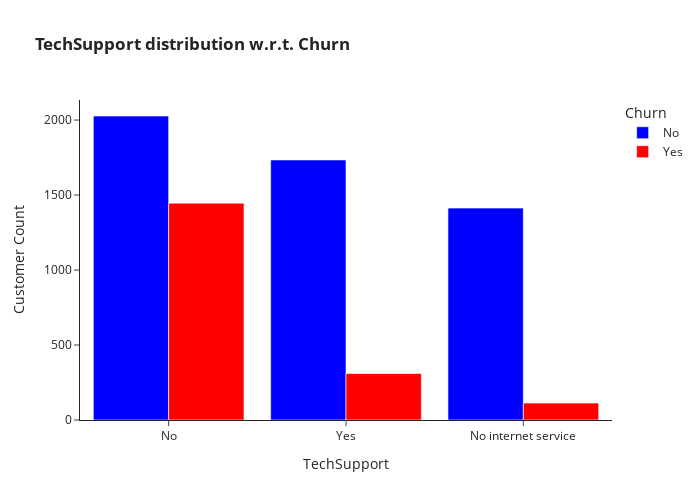

Source (notebook cell):
### Code cell
top_cat = "TechSupport" 
color_map = {"Yes": "red", "No": "blue"}

fig = px.histogram(
    df,
    x=top_cat,
    color="Churn",
    barmode="group",
    title=f"<b>{top_cat} distribution w.r.t. Churn</b>",
    color_discrete_map=color_map
)

fig.update_layout(
    width=700,
    height=500,
    bargap=0.15,
    xaxis_title=top_cat,
    yaxis_title="Customer Count",
    legend_title="Churn",
    template="simple_white"
)

fig.show()

### Figure 1 — Plotly figure (JSON) as saved in the notebook; plotly's stock layout.template omitted (floating-point values rounded to 4 significant figures; data arrays with more than 128 entries replaced by an {"elided": "..."} marker saying what was removed)
{"data": [{"alignmentgroup": "True", "bingroup": "x", "hovertemplate": "Churn=No<br>TechSupport=%{x}<br>count=%{y}<extra></extra>", "legendgroup": "No", "marker": {"color": "blue", "pattern": {"shape": ""}}, "name": "No", "offsetgroup": "No", "orientation": "v", "showlegend": true, "type": "histogram", "x": {"elided": "5174 str values"}, "xaxis": "x", "yaxis": "y"}, {"alignmentgroup": "True", "bingroup": "x", "hovertemplate": "Churn=Yes<br>TechSupport=%{x}<br>count=%{y}<extra></extra>", "legendgroup": "Yes", "marker": {"color": "red", "pattern": {"shape": ""}}, "name": "Yes", "offsetgroup": "Yes", "orientation": "v", "showlegend": true, "type": "histogram", "x": {"elided": "1869 str values"}, "xaxis": "x", "yaxis": "y"}], "layout": {"bargap": 0.15, "barmode": "group", "height": 500, "legend": {"title": {"text": "Churn"}, "tracegroupgap": 0}, "title": {"text": "<b>TechSupport distribution w.r.t. Churn</b>"}, "width": 700, "xaxis": {"anchor": "y", "domain": [0, 1], "title": {"text": "TechSupport"}}, "yaxis": {"anchor": "x", "domain": [0, 1], "title": {"text": "Customer Count"}}}}
